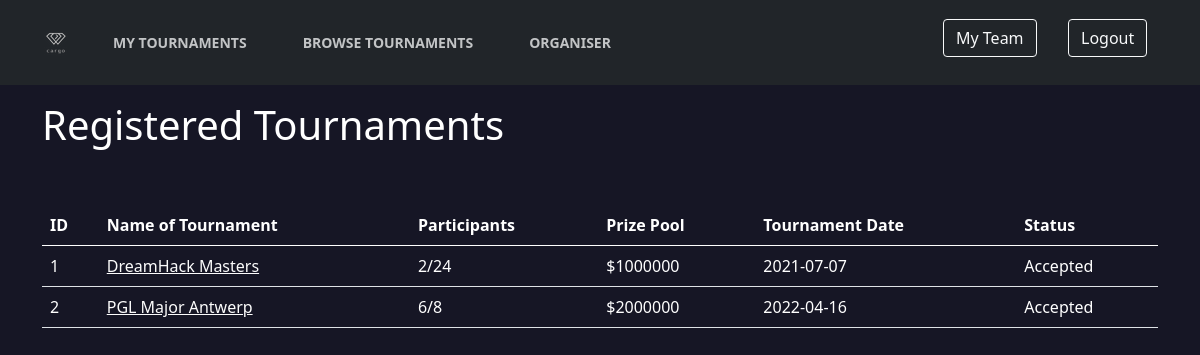
The page /tournaments (signed in) on the database its author committed.
### cargo/models.py (models this page shows)
class Tournament(db.Model):
    id = db.Column(db.Integer, primary_key=True)
    name = db.Column(db.String)
    max_teams = db.Column(db.Integer)
    participants = db.Column(db.Integer, default=0)
    prize = db.Column(db.String)
    reg_start = db.Column(db.String)
    reg_end = db.Column(db.String)
    tour_start = db.Column(db.String)
    tour_end = db.Column(db.String)
    type = db.Column(db.String)
    third = db.Column(db.Boolean)
    reg_no = db.Column(db.Integer, default=0)
    reg_open = db.Column(db.Boolean, default=True)
    paid = db.Column(db.Boolean, default=False)
    payment_info = db.Column(db.String)
    admin = db.Column(db.Integer, db.ForeignKey('user.id'))

### cargo/routes.py (the view)
@application.route('/tournaments')
@login_required
def registered_tournaments():
    my_team = Team.query.filter_by(user=current_user.id).first()
    if my_team:
        regs = Registration.query.filter_by(team_id=my_team.id).all()
        tours = []
        for reg in regs:
            tour = Tournament.query.get(reg.tour_id)
            tour.accepted = reg.reg_accepted
            tours.append(tour)
        return render_template('tournaments.html', user=current_user, title='Browse', tour=tours)
    return redirect('team')

### cargo/models.py (called while the page is built)
@login_manager.user_loader
def load_user(user_id):
    return User.query.get(int(user_id))

### cargo/templates/tournaments.html
{% extends 'layout.html' %}
{% block content %}
<div class="container">
<div id="content" class="text-white">
      <div class="row">
          <div class="col-md-10">
              <h1>Registered Tournaments</h1>
          </div>
      </div>
  <table class="table text-white mt-5">
    <thead>
      <tr>
        <th>ID</th>
        <th>Name of Tournament</th>
        <th>Participants</th>
        <th>Prize Pool</th>
        <th>Tournament Date</th>
        <th>Status</th>
      </tr>
    </thead>
    <tbody>
    {% for t in tour %}
      <tr>
        <td> {{ t.id }}</td>
        <td>
            <a href="/tournaments/{{ t.id }}/details">
          {{ t.name }}
            </a>
        </td>
        <td>
          {{ t.participants }}/{{ t.max_teams }}
        </td>
        <td>
          {{ t.prize }}
        </td>
      <td>
          {{ t.tour_start }}
      </td>
          {% if t.accepted %}
          <td>Accepted</td>
          {% else %}
          <td>Pending</td>
          {% endif %}
      </tr>
    {% endfor %}
    </tbody>
  </table>
</div>
</div>
{% endblock %}

### cargo/static/style.css (style rules this page uses)
:root { --primary-color: #FCFCFC; --secondary-color: #ffffff; --font-color: #e1e1ff; --bg-color: #161625; --heading-color: #818cab; --color-scheme: light dark; }
body { background-color: var(--bg-color); color: var(--font-color); }
h1 { color: var(--secondary-color); }
a { color: var(--primary-color); }
* { margin: 0; padding: 0; box-sizing: border-box; }

### rows shown on the page
Tournament: id "1", name "DreamHack Masters", participants "2", max_teams "24", prize "$1000000", tour_start "2021-07-07"
Tournament: id "2", name "PGL Major Antwerp", participants "6", max_teams "8", prize "$2000000", tour_start "2022-04-16"
